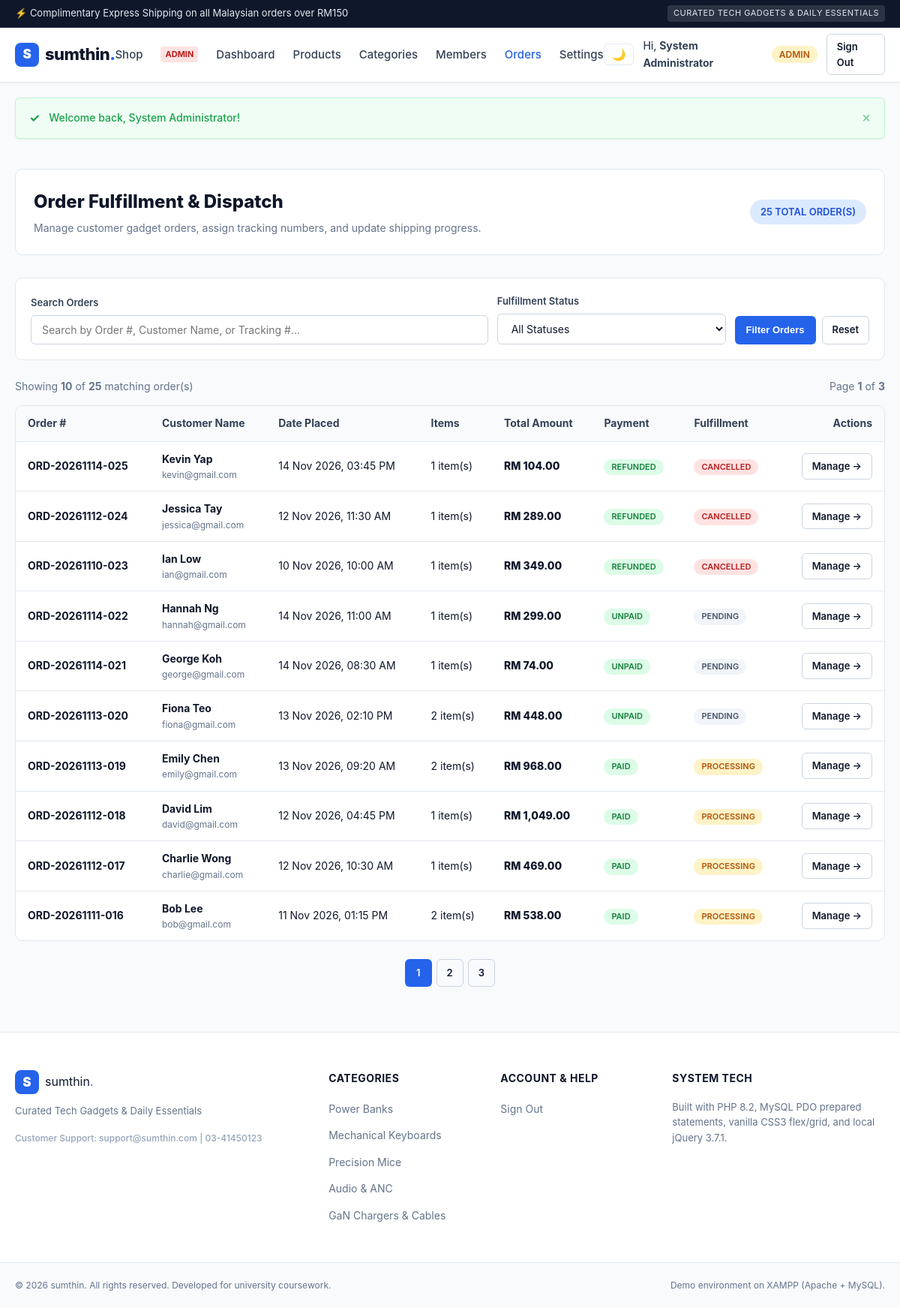
The app's page /admin/orders.php (signed in) with its own data.
### tables this page shows
CREATE TABLE `user` (
  `id` INT AUTO_INCREMENT PRIMARY KEY,
  `email` VARCHAR(100) NOT NULL UNIQUE,
  `password_hash` VARCHAR(255) NOT NULL,
  `name` VARCHAR(100) NOT NULL,
  `phone` VARCHAR(20) DEFAULT NULL,
  `role` ENUM('Admin', 'Member') NOT NULL DEFAULT 'Member',
  `photo` VARCHAR(255) DEFAULT 'default_user.png',
  `status` ENUM('Active', 'Blocked') NOT NULL DEFAULT 'Active',
  `failed_attempts` INT NOT NULL DEFAULT 0,
  `locked_until` DATETIME DEFAULT NULL,
  `remember_token` VARCHAR(64) DEFAULT NULL,
  `email_verified_at` DATETIME DEFAULT NULL,
  `created_at` DATETIME NOT NULL DEFAULT CURRENT_TIMESTAMP,
  `updated_at` DATETIME NOT NULL DEFAULT CURRENT_TIMESTAMP ON UPDATE CURRENT_TIMESTAMP
);

CREATE TABLE `order` (
  `id` INT AUTO_INCREMENT PRIMARY KEY,
  `order_no` VARCHAR(30) NOT NULL UNIQUE,
  `user_id` INT NOT NULL,
  `address_id` INT DEFAULT NULL,
  `total_amount` DECIMAL(10,2) NOT NULL,
  `discount_amount` DECIMAL(10,2) NOT NULL DEFAULT 0.00,
  `final_amount` DECIMAL(10,2) NOT NULL,
  `status` ENUM('Pending', 'Processing', 'Shipped', 'Delivered', 'Cancelled') NOT NULL DEFAULT 'Pending',
  `payment_status` ENUM('Unpaid', 'Paid', 'Refunded') NOT NULL DEFAULT 'Unpaid',
  `tracking_no` VARCHAR(100) DEFAULT NULL,
  `created_at` DATETIME NOT NULL DEFAULT CURRENT_TIMESTAMP,
  `updated_at` DATETIME NOT NULL DEFAULT CURRENT_TIMESTAMP ON UPDATE CURRENT_TIMESTAMP,
  INDEX `idx_order_user_status` (`user_id`, `status`),
  CONSTRAINT `fk_order_user` FOREIGN KEY (`user_id`) REFERENCES `user` (`id`) ON DELETE CASCADE,
  CONSTRAINT `fk_order_address` FOREIGN KEY (`address_id`) REFERENCES `address` (`id`) ON DELETE SET NULL
);

### admin/orders.php (the view, shortened to what the rows shown need)
<?php
require_once __DIR__ . '/../_base.php';
auth('Admin');
$page          = max(1, (int)req('page', 1));
$limit         = 10;
$offset        = ($page - 1) * $limit;
$where_clauses = ["1=1"];
$params        = [];
$where_sql = implode(' AND ', $where_clauses);
$sql = "
    SELECT o.*, u.name AS customer_name, u.email AS customer_email,
           COUNT(oi.id) AS total_items
    FROM `order` o
    JOIN `user` u ON o.user_id = u.id
    LEFT JOIN `order_item` oi ON o.id = oi.order_id
    WHERE $where_sql
    GROUP BY o.id
    ORDER BY o.id DESC
    LIMIT $limit OFFSET $offset
";
$stmt = $db->prepare($sql);
$stmt->execute($params);
$orders = $stmt->fetchAll();
require_once __DIR__ . '/../_head.php';
?>
<div class="container">
    <div class="admin-header-panel">
        <div>
            <h1 style="font-size:24px; font-weight:800; color:var(--dark);">Order Fulfillment & Dispatch</h1>
        </div>
    </div>
    <div class="table-responsive">
        <table class="table-custom">
            <thead>
                <tr>
                    <th>Order #</th>
                    <th>Customer Name</th>
                    <th>Date Placed</th>
                    <th>Items</th>
                    <th>Total Amount</th>
                    <th>Payment</th>
                    <th>Fulfillment</th>
                    <th style="text-align:right;">Actions</th>
                </tr>
            </thead>
            <tbody>
                <?php if (empty($orders)): ?>
                    <tr><td colspan="8" style="text-align:center; padding:40px; color:var(--gray);">No orders found.</td></tr>
                <?php else: ?>
                    <?php foreach ($orders as $o): ?>
                        <tr>
                            <td>
                                <strong><?= encode($o->order_no) ?></strong>
                            </td>
                            <td>
                                <div style="font-weight:700;"><?= encode($o->customer_name) ?></div>
                                <div style="font-size:12px; color:var(--gray);"><?= encode($o->customer_email) ?></div>
                            </td>
                            <td><?= encode(date('d M Y, h:i A', strtotime($o->created_at))) ?></td>
                            <td><?= (int)$o->total_items ?> item(s)</td>
                            <td style="font-weight:800; color:var(--dark);">
                                RM <?= number_format((float)$o->final_amount, 2) ?>
                            </td>
                            <td>
                                <span class="role-pill" style="background:#dcfce7; color:#15803d; font-size:11px;">
                                    <?= encode($o->payment_status) ?>
                                </span>
                            </td>
                            <td>
                                <?php
                                $status_badge_style = match ($o->status) {
                                    'Delivered'  => 'background:#dcfce7; color:#15803d;',
                                    'Shipped'    => 'background:#e0f2fe; color:#0369a1;',
                                    'Processing' => 'background:#fef3c7; color:#b45309;',
                                    'Cancelled'  => 'background:#fee2e2; color:#b91c1c;',
                                    default      => 'background:#f1f5f9; color:#475569;',
                                };
                                ?>
                                <span class="role-pill" style="<?= $status_badge_style ?> font-size:11px;">
                                    <?= encode($o->status) ?>
                                </span>
                            </td>
                            <td style="text-align:right;">
                                <a href="<?= base_url('admin/order_detail.php?id=' . (int)$o->id) ?>" class="btn btn-outline-sm">
                                    Manage &rarr;
                                </a>
                            </td>
                        </tr>
                    <?php endforeach; ?>
                <?php endif; ?>
            </tbody>
        </table>
    </div>
</div>
<?php require_once __DIR__ . '/../_foot.php'; ?>

### _head.php (shortened to what the rows shown need)
<?php
$current_page = basename($_SERVER['PHP_SELF']);
$user         = current_user();
?>
<!DOCTYPE html>
<html lang="en">
<head>
    <link rel="stylesheet" href="<?= base_url('css/app.css') ?>">
</head>
<body>
    <header class="site-header">
        <div class="container header-inner">
            <div class="nav-actions">
                <?php if (is_logged_in()): ?>
                    <div class="user-menu-wrapper">
                        <a href="<?= base_url('profile.php') ?>" class="nav-link user-profile-link" title="Account Profile & Settings">
                            <span>Hi, <strong><?= encode($user->name) ?></strong></span>
                        </a>
                        <span class="role-pill <?= is_admin() ? 'pill-admin' : 'pill-member' ?>">
                            <?= encode($user->role) ?>
                        </span>
                        <a href="<?= base_url('logout.php') ?>" class="btn btn-outline-sm btn-logout">Sign Out</a>
                    </div>
                <?php else: ?>
                    <a href="<?= base_url('login.php') ?>" class="btn btn-outline-sm <?= $current_page === 'login.php' ? 'active' : '' ?>">Sign In</a>
                    <a href="<?= base_url('register.php') ?>" class="btn btn-primary-sm <?= $current_page === 'register.php' ? 'active' : '' ?>">Register</a>
                <?php endif; ?>
            </div>
        </div>
    </header>
    <main class="main-content">

### records on screen
user: name "System Administrator", role "ADMIN"
order: order_no "ORD-20261114-025", user.name "Kevin Yap", user.email "kevin@gmail.com", created_at "14 Nov 2026, 03:45 PM", total_items "1", final_amount "104.00", payment_status "REFUNDED", status "CANCELLED"
order: order_no "ORD-20261112-024", user.name "Jessica Tay", user.email "jessica@gmail.com", created_at "12 Nov 2026, 11:30 AM", total_items "1", final_amount "289.00", payment_status "REFUNDED", status "CANCELLED"
order: order_no "ORD-20261110-023", user.name "Ian Low", user.email "ian@gmail.com", created_at "10 Nov 2026, 10:00 AM", total_items "1", final_amount "349.00", payment_status "REFUNDED", status "CANCELLED"
order: order_no "ORD-20261114-022", user.name "Hannah Ng", user.email "hannah@gmail.com", created_at "14 Nov 2026, 11:00 AM", total_items "1", final_amount "299.00", payment_status "UNPAID", status "PENDING"
order: order_no "ORD-20261114-021", user.name "George Koh", user.email "george@gmail.com", created_at "14 Nov 2026, 08:30 AM", total_items "1", final_amount "74.00", payment_status "UNPAID", status "PENDING"
order: order_no "ORD-20261113-020", user.name "Fiona Teo", user.email "fiona@gmail.com", created_at "13 Nov 2026, 02:10 PM", total_items "2", final_amount "448.00", payment_status "UNPAID", status "PENDING"
order: order_no "ORD-20261113-019", user.name "Emily Chen", user.email "emily@gmail.com", created_at "13 Nov 2026, 09:20 AM", total_items "2", final_amount "968.00", payment_status "PAID", status "PROCESSING"
order: order_no "ORD-20261112-018", user.name "David Lim", user.email "david@gmail.com", created_at "12 Nov 2026, 04:45 PM", total_items "1", final_amount "1,049.00", payment_status "PAID", status "PROCESSING"
order: order_no "ORD-20261112-017", user.name "Charlie Wong", user.email "charlie@gmail.com", created_at "12 Nov 2026, 10:30 AM", total_items "1", final_amount "469.00", payment_status "PAID", status "PROCESSING"
order: order_no "ORD-20261111-016", user.name "Bob Lee", user.email "bob@gmail.com", created_at "11 Nov 2026, 01:15 PM", total_items "2", final_amount "538.00", payment_status "PAID", status "PROCESSING"

### other values on screen
encode(setting('announcement_bar')) "⚡ Complimentary Express Shipping on all Malaysian orders over RM150"
encode(setting('store_tagline', 'BMIT2013 Project')) "CURATED TECH GADGETS & DAILY ESSENTIALS"
substr($store_name, 0, 1) "S"
encode($store_name) "sumthin"
encode($flash['message']) "Welcome back, System Administrator!"
$total_rows "25"
count($orders) "10"
$page "1"
$total_pages "3"
substr(setting('store_name', 'sumthin'), 0, 1) "S"
encode(setting('store_name', 'sumthin')) "sumthin"
encode(setting('support_email', 'support@sumthin.com')) "support@sumthin.com"
encode(setting('support_phone', '03-41450123')) "03-41450123"
